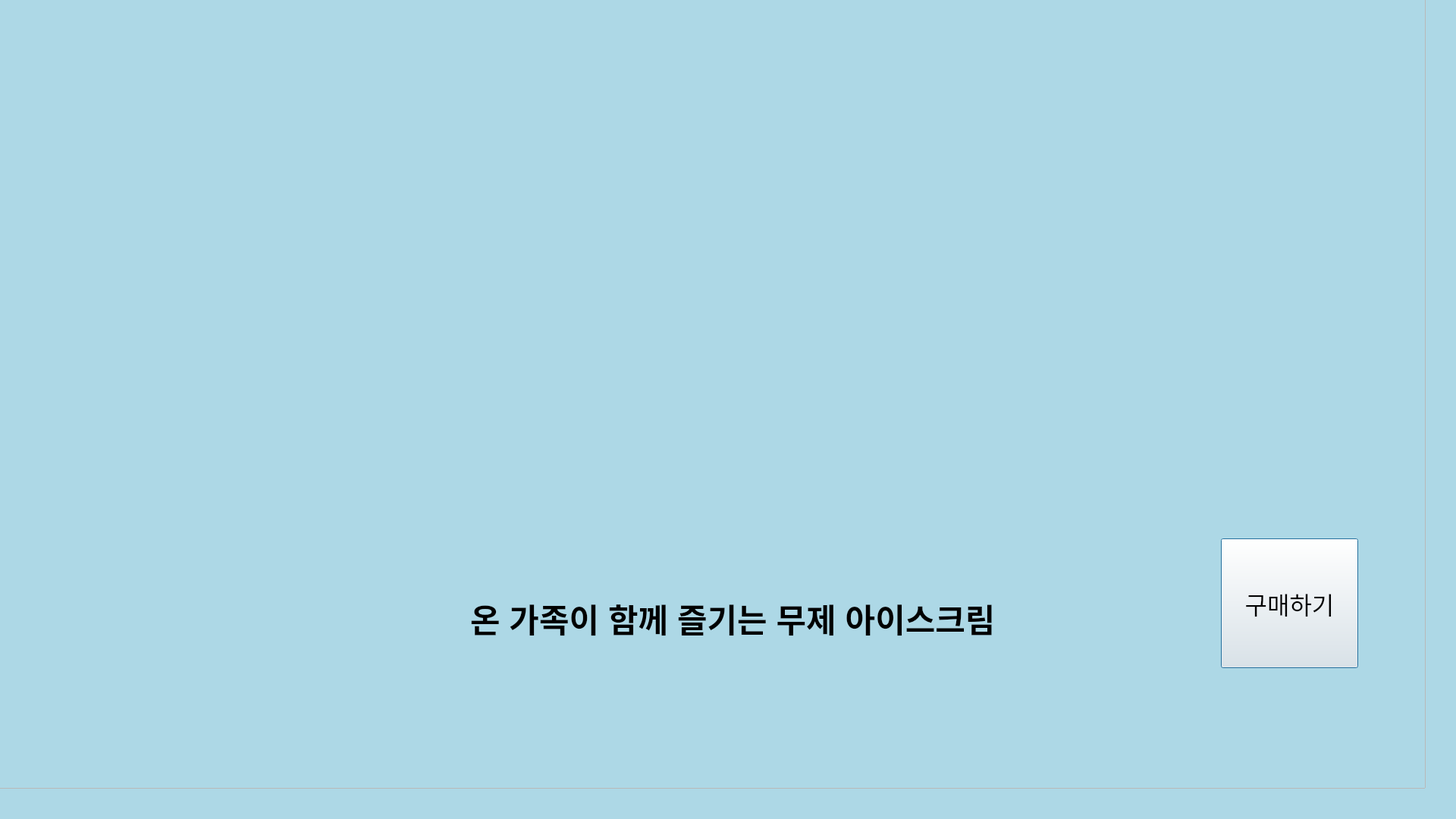
<?xml version="1.0" encoding="UTF-8"?>
<ui version="4.0">
 <class>Dialog</class>
 <widget class="QDialog" name="Dialog">
  <property name="geometry">
   <rect>
    <x>0</x>
    <y>0</y>
    <width>1920</width>
    <height>1080</height>
   </rect>
  </property>
  <property name="windowTitle">
   <string>Dialog</string>
  </property>
  <property name="styleSheet">
   <string notr="true">QDialog {
    background-color: #ADD8E6; /* 밝은 파란색 배경 */
}
</string>
  </property>
  <widget class="QLabel" name="label">
   <property name="geometry">
    <rect>
     <x>620</x>
     <y>750</y>
     <width>881</width>
     <height>131</height>
    </rect>
   </property>
   <property name="font">
    <font>
     <pointsize>32</pointsize>
     <weight>75</weight>
     <bold>true</bold>
    </font>
   </property>
   <property name="text">
    <string>온 가족이 함께 즐기는 무제 아이스크림</string>
   </property>
  </widget>
  <widget class="QPushButton" name="pushButton">
   <property name="geometry">
    <rect>
     <x>1610</x>
     <y>710</y>
     <width>181</width>
     <height>171</height>
    </rect>
   </property>
   <property name="font">
    <font>
     <family>Carlito</family>
     <pointsize>24</pointsize>
     <weight>50</weight>
     <italic>false</italic>
     <bold>false</bold>
    </font>
   </property>
   <property name="text">
    <string>구매하기</string>
   </property>
  </widget>
  <widget class="QFrame" name="frame">
   <property name="geometry">
    <rect>
     <x>-40</x>
     <y>-40</y>
     <width>1920</width>
     <height>1080</height>
    </rect>
   </property>
   <property name="styleSheet">
    <string notr="true">QFrame {
    background-image: url(/home/messi/ws_amr/qt/dall.jpg); /* 배경 이미지 설정 */
    background-position: center; /* 이미지 중앙 정렬 */
    background-repeat: no-repeat; /* 이미지 반복 안함 */
}</string>
   </property>
   <property name="frameShape">
    <enum>QFrame::StyledPanel</enum>
   </property>
   <property name="frameShadow">
    <enum>QFrame::Raised</enum>
   </property>
  </widget>
 </widget>
 <resources/>
 <connections/>
</ui>
